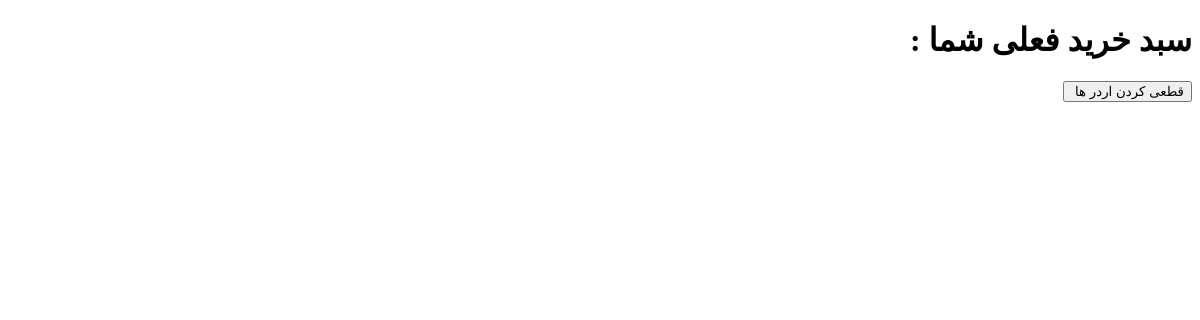
/show-basket (signed in), run on an earlier commit of the app's database.
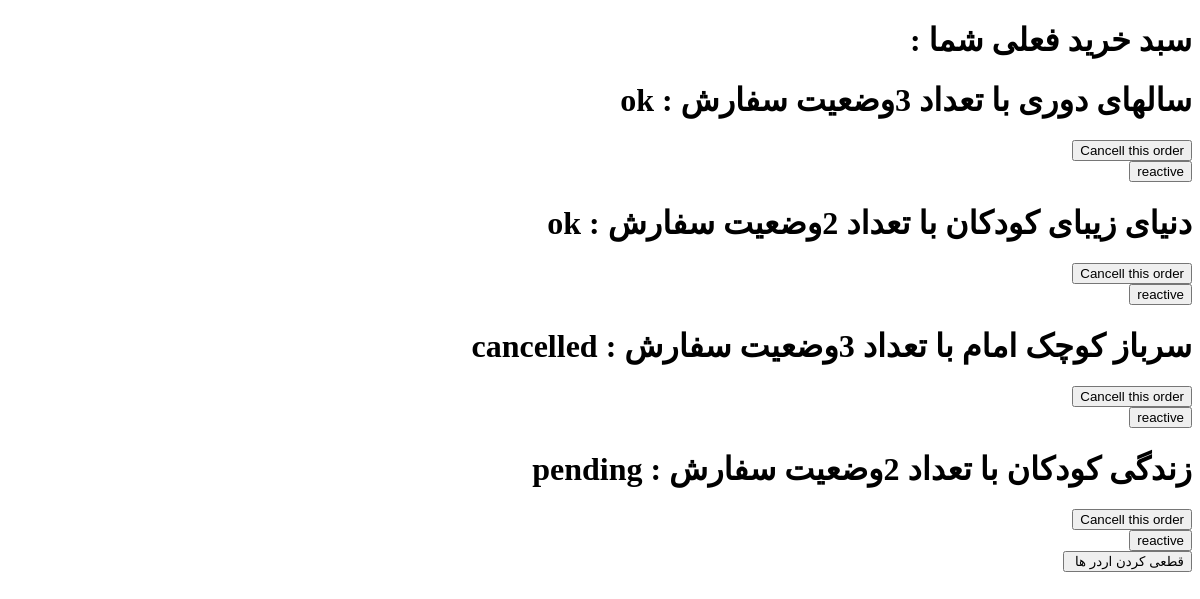
And on a later commit of the database.
### BascektShop/models.py (models this page shows)
class ShoppingBasket(models.Model):
    user = models.ForeignKey(User, on_delete=models.PROTECT)
    item = models.ForeignKey(Book, on_delete=models.PROTECT)
    date = models.DateTimeField()
    count = models.IntegerField()
    basket = models.ForeignKey(FinalBasket, models.PROTECT, null=True)
    state_choices = [
        ('ok', 'خرید نهایی شده '),
        ('pending', 'در انتظار پرداخت'),
        ('cancelled', 'انصراف از خرید')
    ]
    status = models.CharField(
        max_length=15,
        choices=state_choices,
        default='pending'
    )

### book/models.py (models this page shows)
class Book(models.Model):
    name = models.CharField(max_length=200)
    pages = models.CharField(max_length=200)
    author = models.ForeignKey(Author, on_delete=models.CASCADE)
    price = models.IntegerField()
    cat = models.ForeignKey(Category, on_delete=models.CASCADE)
    img = models.ImageField(upload_to='images/')
    publisher = models.ForeignKey(Publisher, on_delete=models.PROTECT)
    def __str__(self):
        return self.name

### BascektShop/views.py (the view)
# urls.py: path('show-basket', ShowBasket.as_view(), name='show-basket'),
class ShowBasket(View):
    def get(self, request):
        if request.user.is_authenticated:
            user_id = request.user
            qs = ShoppingBasket.objects.filter(user_id=user_id)
            ctx = {"data": qs}
            return render(request, 'Basket.html', ctx)
        else:
            return redirect('user_login')

### templates/Basket.html (shortened to what this page needs)
<!DOCTYPE html>
<html lang="en" xmlns="http://www.w3.org/1999/html">
<head>
</head>
<body dir="rtl">
<h1>سبد خرید فعلی شما :</h1>
    {%for elm in data%}
       <h1>{{elm.item}} با تعداد {{elm.count}}وضعیت سفارش : {{ elm.status }}</h1>
        <form action="{% url 'cancellorder' %}" method="GET">
            <input type='submit' value="Cancell this order"></input>
        </form>
        <form action="{% url 'reactiveorder' %}" method="GET">
            <input type='submit' value="reactive"></input>
        </form>
    {% endfor %}
<form action="{% url 'pay' %}" method="GET">
    <input type='submit' value="قطعی کردن اردر ها "></input>
</form>
</body>
</html>

What changed in the data, as far as the page shows it:
added ShoppingBasket: item "سالهای دوری", count "3", status "ok"
added ShoppingBasket: item "دنیای زیبای کودکان", count "2", status "ok"
added ShoppingBasket: item "سرباز کوچک امام", count "3", status "cancelled"
added ShoppingBasket: item "زندگی کودکان", count "2", status "pending"
